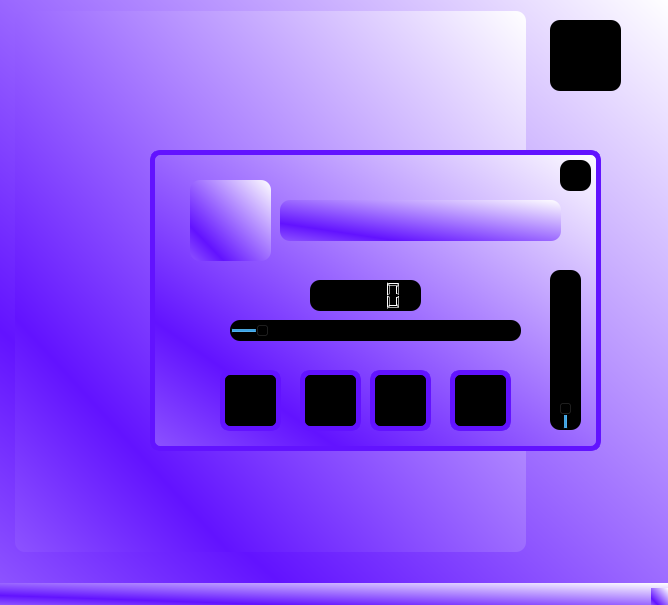
<?xml version="1.0" encoding="UTF-8"?>
<ui version="4.0">
 <class>MainWindow</class>
 <widget class="QMainWindow" name="MainWindow">
  <property name="geometry">
   <rect>
    <x>0</x>
    <y>0</y>
    <width>668</width>
    <height>605</height>
   </rect>
  </property>
  <property name="windowTitle">
   <string>Astrum Audioplayer</string>
  </property>
  <property name="styleSheet">
   <string notr="true">background-color: qlineargradient(spread:reflect, x1:0.199, y1:0.772, x2:1, y2:0, stop:0 rgba(98, 19, 255, 255), stop:1 rgba(255, 255, 255, 255));
border: 10px;
</string>
  </property>
  <property name="animated">
   <bool>true</bool>
  </property>
  <widget class="QWidget" name="centralwidget">
   <widget class="QToolButton" name="add">
    <property name="enabled">
     <bool>true</bool>
    </property>
    <property name="geometry">
     <rect>
      <x>550</x>
      <y>20</y>
      <width>71</width>
      <height>71</height>
     </rect>
    </property>
    <property name="styleSheet">
     <string notr="true">border-radius: 10px;
background-color: rgb(0, 0, 0);
</string>
    </property>
    <property name="text">
     <string/>
    </property>
    <property name="icon">
     <iconset>
      <normaloff>ic_fluent_add_square_24_filled.png</normaloff>ic_fluent_add_square_24_filled.png</iconset>
    </property>
    <property name="iconSize">
     <size>
      <width>64</width>
      <height>64</height>
     </size>
    </property>
   </widget>
   <widget class="QListWidget" name="musicList">
    <property name="geometry">
     <rect>
      <x>15</x>
      <y>11</y>
      <width>511</width>
      <height>541</height>
     </rect>
    </property>
    <property name="styleSheet">
     <string notr="true">border: 10px;
border-radius: 10px;</string>
    </property>
   </widget>
   <widget class="QWidget" name="recordPlayer" native="true">
    <property name="enabled">
     <bool>true</bool>
    </property>
    <property name="geometry">
     <rect>
      <x>150</x>
      <y>150</y>
      <width>451</width>
      <height>301</height>
     </rect>
    </property>
    <property name="styleSheet">
     <string notr="true">border: 5px solid;
border-color: rgba(98, 19, 255, 255);
border-radius: 10px;
background-color: qlineargradient(spread:reflect, x1:0.199, y1:0.772, x2:1, y2:0, stop:0 rgba(98, 19, 255, 255), stop:1 rgba(255, 255, 255, 255));</string>
    </property>
    <widget class="QToolButton" name="prev">
     <property name="geometry">
      <rect>
       <x>70</x>
       <y>220</y>
       <width>61</width>
       <height>61</height>
      </rect>
     </property>
     <property name="styleSheet">
      <string notr="true">border-radius: 10px;
background-color: rgb(0, 0, 0);
</string>
     </property>
     <property name="text">
      <string/>
     </property>
     <property name="icon">
      <iconset>
       <normaloff>ic_fluent_previous_24_filled.png</normaloff>ic_fluent_previous_24_filled.png</iconset>
     </property>
     <property name="iconSize">
      <size>
       <width>48</width>
       <height>48</height>
      </size>
     </property>
    </widget>
    <widget class="QToolButton" name="play">
     <property name="geometry">
      <rect>
       <x>150</x>
       <y>220</y>
       <width>61</width>
       <height>61</height>
      </rect>
     </property>
     <property name="styleSheet">
      <string notr="true">border-radius: 10px;
background-color: rgb(0, 0, 0);
</string>
     </property>
     <property name="text">
      <string/>
     </property>
     <property name="icon">
      <iconset>
       <normaloff>ic_fluent_play_24_filled.png</normaloff>ic_fluent_play_24_filled.png</iconset>
     </property>
     <property name="iconSize">
      <size>
       <width>48</width>
       <height>48</height>
      </size>
     </property>
    </widget>
    <widget class="QToolButton" name="stop">
     <property name="geometry">
      <rect>
       <x>220</x>
       <y>220</y>
       <width>61</width>
       <height>61</height>
      </rect>
     </property>
     <property name="styleSheet">
      <string notr="true">border-radius: 10px;
background-color: rgb(0, 0, 0);
</string>
     </property>
     <property name="text">
      <string/>
     </property>
     <property name="icon">
      <iconset>
       <normaloff>ic_fluent_stop_24_filled.png</normaloff>ic_fluent_stop_24_filled.png</iconset>
     </property>
     <property name="iconSize">
      <size>
       <width>48</width>
       <height>48</height>
      </size>
     </property>
    </widget>
    <widget class="QToolButton" name="next">
     <property name="geometry">
      <rect>
       <x>300</x>
       <y>220</y>
       <width>61</width>
       <height>61</height>
      </rect>
     </property>
     <property name="styleSheet">
      <string notr="true">border-radius: 10px;
background-color: rgb(0, 0, 0);
</string>
     </property>
     <property name="text">
      <string/>
     </property>
     <property name="icon">
      <iconset>
       <normaloff>ic_fluent_next_24_filled.png</normaloff>ic_fluent_next_24_filled.png</iconset>
     </property>
     <property name="iconSize">
      <size>
       <width>48</width>
       <height>48</height>
      </size>
     </property>
    </widget>
    <widget class="QSlider" name="temporaryTrack">
     <property name="geometry">
      <rect>
       <x>80</x>
       <y>170</y>
       <width>291</width>
       <height>21</height>
      </rect>
     </property>
     <property name="styleSheet">
      <string notr="true">border: None;
background-color: rgb(0, 0, 0);</string>
     </property>
     <property name="sliderPosition">
      <number>9</number>
     </property>
     <property name="orientation">
      <enum>Qt::Horizontal</enum>
     </property>
    </widget>
    <widget class="QSlider" name="audioVolume">
     <property name="geometry">
      <rect>
       <x>400</x>
       <y>120</y>
       <width>31</width>
       <height>160</height>
      </rect>
     </property>
     <property name="styleSheet">
      <string notr="true">background-color: rgb(0, 0, 0);
border: None;</string>
     </property>
     <property name="maximum">
      <number>100</number>
     </property>
     <property name="value">
      <number>10</number>
     </property>
     <property name="orientation">
      <enum>Qt::Vertical</enum>
     </property>
    </widget>
    <widget class="QLabel" name="musicCover">
     <property name="geometry">
      <rect>
       <x>40</x>
       <y>30</y>
       <width>81</width>
       <height>81</height>
      </rect>
     </property>
     <property name="styleSheet">
      <string notr="true">border: None;</string>
     </property>
     <property name="text">
      <string/>
     </property>
    </widget>
    <widget class="QLabel" name="musicName">
     <property name="geometry">
      <rect>
       <x>130</x>
       <y>50</y>
       <width>281</width>
       <height>41</height>
      </rect>
     </property>
     <property name="styleSheet">
      <string notr="true">border: None;</string>
     </property>
     <property name="text">
      <string/>
     </property>
    </widget>
    <widget class="QToolButton" name="closeWidget">
     <property name="geometry">
      <rect>
       <x>410</x>
       <y>10</y>
       <width>31</width>
       <height>31</height>
      </rect>
     </property>
     <property name="styleSheet">
      <string notr="true">border: None;
background-color: rgb(0, 0, 0);</string>
     </property>
     <property name="text">
      <string/>
     </property>
     <property name="icon">
      <iconset>
       <normaloff>ic_fluent_pane_close_24_filled.png</normaloff>ic_fluent_pane_close_24_filled.png</iconset>
     </property>
     <property name="iconSize">
      <size>
       <width>32</width>
       <height>32</height>
      </size>
     </property>
    </widget>
    <widget class="QLCDNumber" name="timer">
     <property name="geometry">
      <rect>
       <x>160</x>
       <y>130</y>
       <width>111</width>
       <height>31</height>
      </rect>
     </property>
     <property name="font">
      <font>
       <family>Mongolian Baiti</family>
       <pointsize>10</pointsize>
       <weight>50</weight>
       <italic>false</italic>
       <bold>false</bold>
       <underline>false</underline>
      </font>
     </property>
     <property name="styleSheet">
      <string notr="true">border: None;
background-color: rgb(0, 0, 0);
color: rgb(0, 0, 0);</string>
     </property>
    </widget>
   </widget>
  </widget>
  <widget class="QStatusBar" name="statusbar"/>
  <widget class="QMenuBar" name="menubar">
   <property name="geometry">
    <rect>
     <x>0</x>
     <y>0</y>
     <width>668</width>
     <height>21</height>
    </rect>
   </property>
  </widget>
 </widget>
 <resources/>
 <connections/>
</ui>
